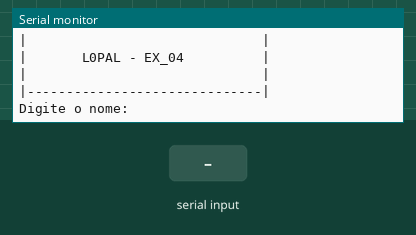
This sketch was run on a simulated Arduino Uno, built with avr-gcc and run on an emulated ATmega328P. Parts: the last lines printed to the serial monitor. The inputs (shaded band) are chosen by the test bench.

Above: at 1.2 s.
1.3 s: "90,45\n" received over Serial
At 2.4 s:
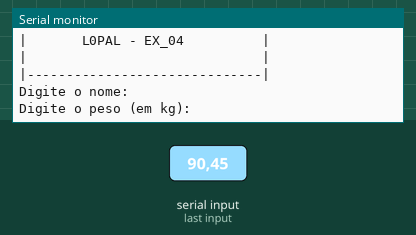
2.8 s: "30,150\n" received over Serial
At 3.7 s:
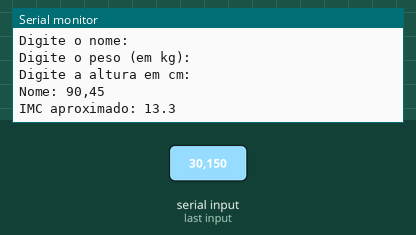

The sketch:

4-download1.ino
```cpp
// Programa que recebe nome, peso e altura e mostra o IMC com uma casa decimal (usando float)

// Variáveis
String nome = "";
float peso = 0.0;
float altura_cm = 0.0;
float altura_m = 0.0;
float imc = 0.0;

void setup() {
  Serial.begin(9600);
}

void loop() {


  //cabeçalho
  Serial.println("|------------------------------|");
  Serial.println("|                              |");
  Serial.println("|       L0PAL - EX_04          |");
  Serial.println("|                              |");
  Serial.println("|------------------------------|");


  // Entrada do nome
  Serial.println("Digite o nome:");
  while (!Serial.available()) {}
  nome = Serial.readStringUntil('\n');

  // Entrada do peso
  Serial.println("Digite o peso (em kg):");
  while (!Serial.available()) {}
  peso = Serial.parseFloat();

  // Entrada da altura
  Serial.println("Digite a altura em cm:");
  while (!Serial.available()) {}
  altura_cm = Serial.parseFloat();
  delay(10);

  // Conversão de altura para metros
  altura_m = altura_cm / 100.0;

  // Cálculo do IMC
  imc = peso / (altura_m * altura_m);

  // Saída
  Serial.print("Nome: ");
  Serial.println(nome);

  Serial.print("IMC aproximado: ");
  Serial.println(imc, 1); // uma casa decimal

  delay(5000);
}
```

Measured:
- after the input at 1.3 s, the serial monitor: prints a new line at once (image 1)
- after the input at 2.8 s, the serial monitor: prints a new line at once (image 2)
